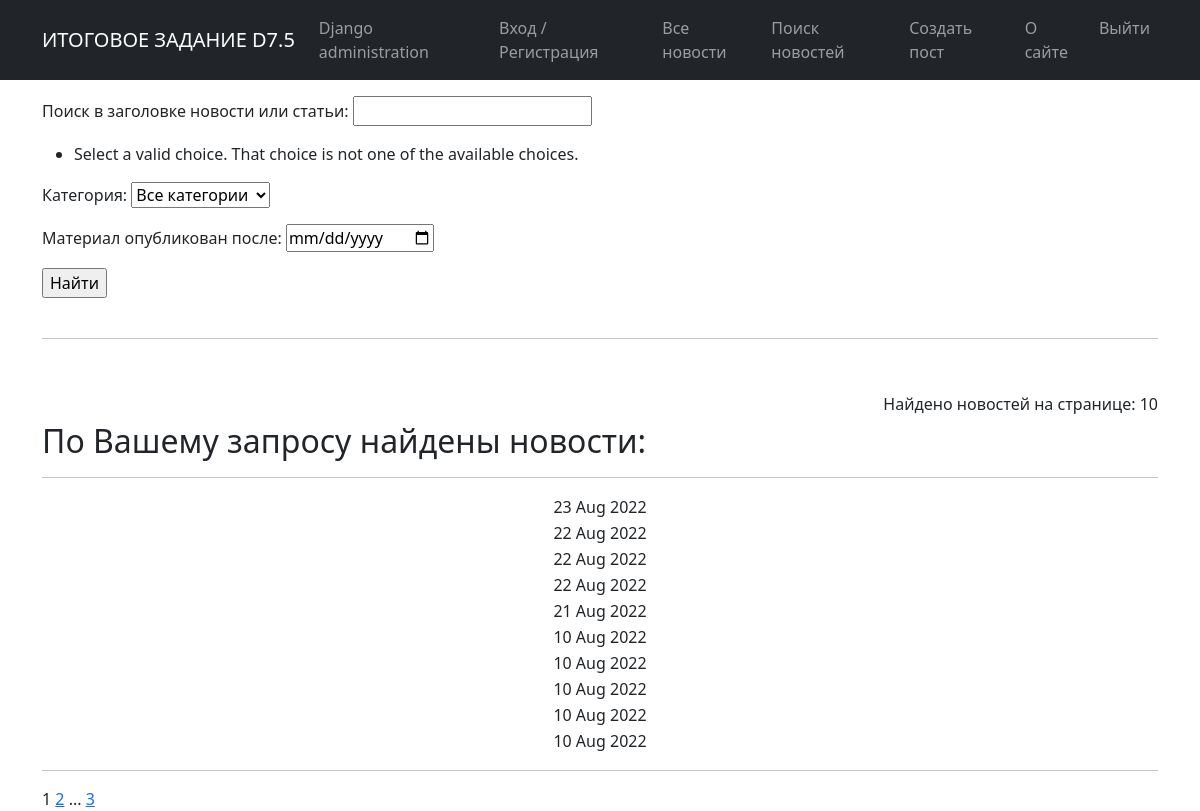
/news/search/?post_category=65, run on the app's committed database.
### news/models.py (models this page shows, shortened)
class Post(models.Model):
    NEWS = 'NW'
    ARTICLE = 'AT'
    CHOISE_NW_AT = [
        (NEWS, 'Новость'),
        (ARTICLE, 'Статья')
    ]
    author = models.ForeignKey(Author, on_delete=models.CASCADE)
    type_of_post = models.CharField(max_length=2, default=NEWS, choices=CHOISE_NW_AT)
    post_create_datetime = models.DateTimeField(auto_now_add=True)
    post_category = models.ManyToManyField(Category, through='PostCategory', related_name='posts')
    post_title = models.CharField(max_length=128)
    post_text = models.TextField()
    post_rating = models.IntegerField(default=0)
    is_updated = models.BooleanField(default=False)
    is_new = models.BooleanField(default=True)
    def get_absolute_url(self):
        return reverse('new_detail', args=[str(self.id)])

### news/views.py (the view)
# urls.py: path('search/', PostSearch.as_view(), name='news_search'),
class PostSearch(ListView):
    model = Post
    ordering = '-post_create_datetime'
    template_name = 'search.html'
    context_object_name = 'search'
    paginate_by = 10
    def get_queryset(self):
        queryset = super().get_queryset()
        self.filterset = PostFilter(self.request.GET, queryset)
        return self.filterset.qs
    def get_context_data(self, **kwargs):
        context = super().get_context_data(**kwargs)
        context['filterset'] = self.filterset
        return context

### news/models.py (called while the page is built)
    def __str__(self):
        return self.name

### news/templatetags/custom_filters.py (called while the page is built)
@register.filter()
def makegoodwords(value):
    new_value = keyword_processor.replace_keywords(value)
    return new_value

### templates/search.html (shortened to what this page needs)
{% extends 'flatpages/default.html' %}
{% load custom_filters %}
{% block content %}
   <form align='' action="" method="get">
       <p>{{ filterset.form.as_p }}</p>
       <input type="submit" value="Найти">
   </form>
    <p>&nbsp;</p>
    <hr>
    <p>&nbsp;</p>
    <h6 align='right'>Найдено новостей на странице: {{search|length}}</h6>
    <h2>По Вашему запросу найдены новости:</h2>
    <hr>
    {% if search %}
        <table align='center' border="0" cellspacing="0">
           {% for s in search %}
                <tr align="left">
                    <td> <a href="{{ s.get_absolute_url }}"> {{ s.post_title|makegoodwords}} </a></td>
                    <td>{{ s.post_create_datetime|date:'d M Y' }}</td>
                    <td>{{ s.post_text|truncatechars:20|makegoodwords }}</td>
                </tr>
            {% endfor %}
        </table>
    {% else %}
        <h3>По Вашему запросу не найдено ни одной новости!</h3>
    {% endif %}
    <hr>
   {{ page_obj.number }}
   {% if page_obj.has_next %}
       <a href="?page={{ page_obj.next_page_number }}">{{ page_obj.next_page_number }}</a>
       {% if paginator.num_pages != page_obj.next_page_number %}
           ...
           <a href="?page={{ page_obj.paginator.num_pages }}">{{ page_obj.paginator.num_pages }}</a>
       {% endif %}
   {% endif %}
{% endblock content %}

### data on the page
Post: post_create_datetime "23 Aug 2022"
Post: post_create_datetime "22 Aug 2022"
Post: post_create_datetime "22 Aug 2022"
Post: post_create_datetime "22 Aug 2022"
Post: post_create_datetime "21 Aug 2022"
Post: post_create_datetime "10 Aug 2022"
Post: post_create_datetime "10 Aug 2022"
Post: post_create_datetime "10 Aug 2022"
Post: post_create_datetime "10 Aug 2022"
Post: post_create_datetime "10 Aug 2022"

### other printed values
{{ search|length }} "10"
{{ page_obj.number }} "1"
{{ page_obj.next_page_number }} "2"
{{ page_obj.paginator.num_pages }} "3"
